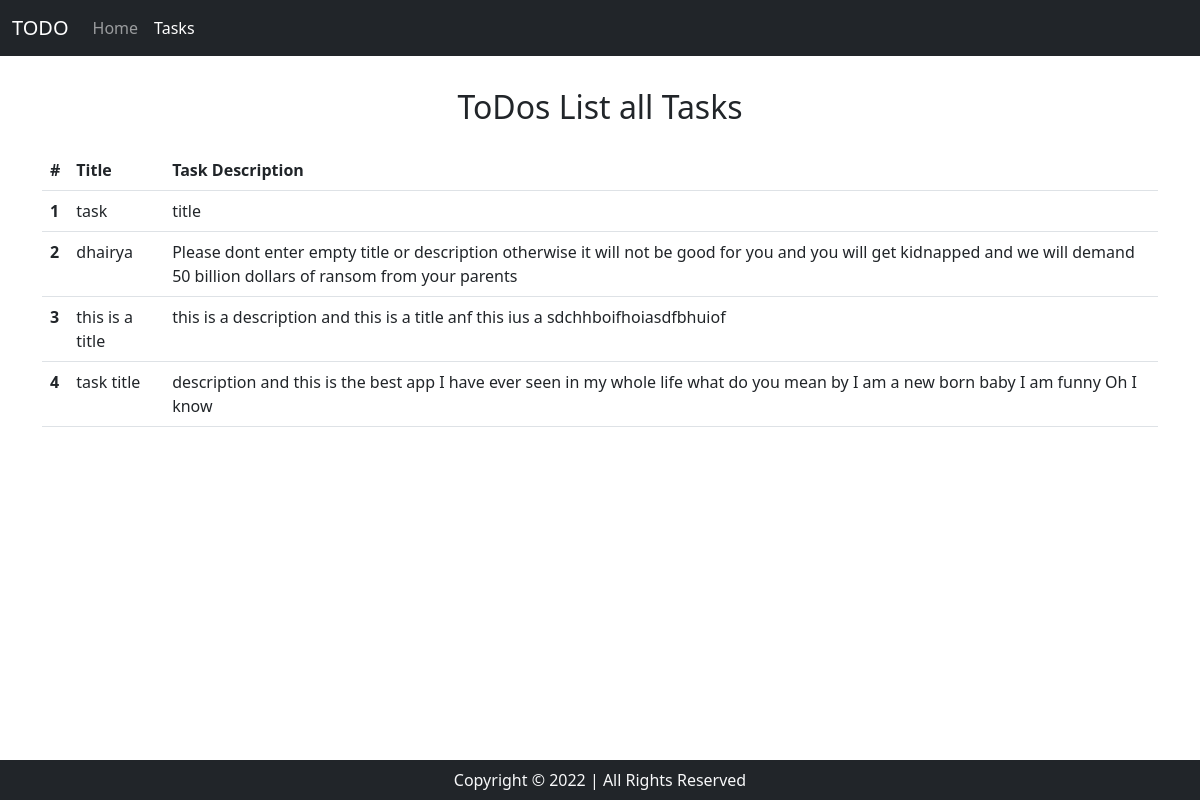
The page /tasks on the database its author committed.
### home/models.py (models this page shows, shortened)
class Task(models.Model):
    taskTitle = models.CharField(max_length=30)
    taskDesc = models.TextField()
    time = models.DateTimeField(auto_now_add=True)

### home/views.py (the view)
# urls.py: path('tasks'  , views.tasks , name = 'tasks') ,
def tasks(request):
    allTasks = Task.objects.all()
    context = {'tasks' : allTasks}
    return render(request , 'tasks.html' , context)

### templates/tasks.html (shortened to what this page needs)
<!doctype html>
<html lang="en">
  <head>
    <link href="https://cdn.jsdelivr.net/npm/bootstrap@5.2.0-beta1/dist/css/bootstrap.min.css" rel="stylesheet">
  </head>
  <body>
    <nav class="navbar navbar-expand-lg navbar-dark bg-dark">
        <div class="container-fluid">
          <a class="navbar-brand" href="/">TODO</a>
          <div class="collapse navbar-collapse" id="navbarSupportedContent">
            <ul class="navbar-nav me-auto mb-2 mb-lg-0">
              <li class="nav-item">
                <a class="nav-link " aria-current="page" href="/">Home</a>
              </li>
              <li class="nav-item">
                <a class="nav-link active" href="/tasks">Tasks</a>
              </li>
            </ul>
          </div>
        </div>
      </nav>
      <div class="container my-3">
          <h2 class="text-center py-3">ToDos List all Tasks</h2>
          <table class="table">
            <thead>
              <tr>
                <th scope="col">#</th>
                <th scope="col">Title</th>
                <th scope="col">Task Description</th>
              </tr>
            </thead>
            <tbody>
              {% for task in tasks %}
                  <tr>
                    <th scope="row">{{forloop.counter}}</th>
                    <td>{{task.taskTitle}}</td>
                    <td>{{task.taskDesc}}</td>
                  </tr>
              {% endfor %}
            </tbody>
          </table>
      </div>
      <footer>
        <p class="text-center bg-dark text-light fixed-bottom my-0 py-2 ">
          Copyright © 2022 | All Rights Reserved
        </p>
      </footer>
  </body>
</html>

### rows shown on the page
Task: taskTitle "task", taskDesc "title"
Task: taskTitle "dhairya", taskDesc "Please dont enter empty title or description otherwise it will not be good for you and you will get kidnapped and we will demand 50 billion dollars of ransom from your parents"
Task: taskTitle "this is a title", taskDesc "this is a description and this is a title anf this ius a sdchhboifhoiasdfbhuiof"
Task: taskTitle "task title", taskDesc "description and this is the best app I have ever seen in my whole life what do you mean by I am a new born baby I am funny Oh I know"
